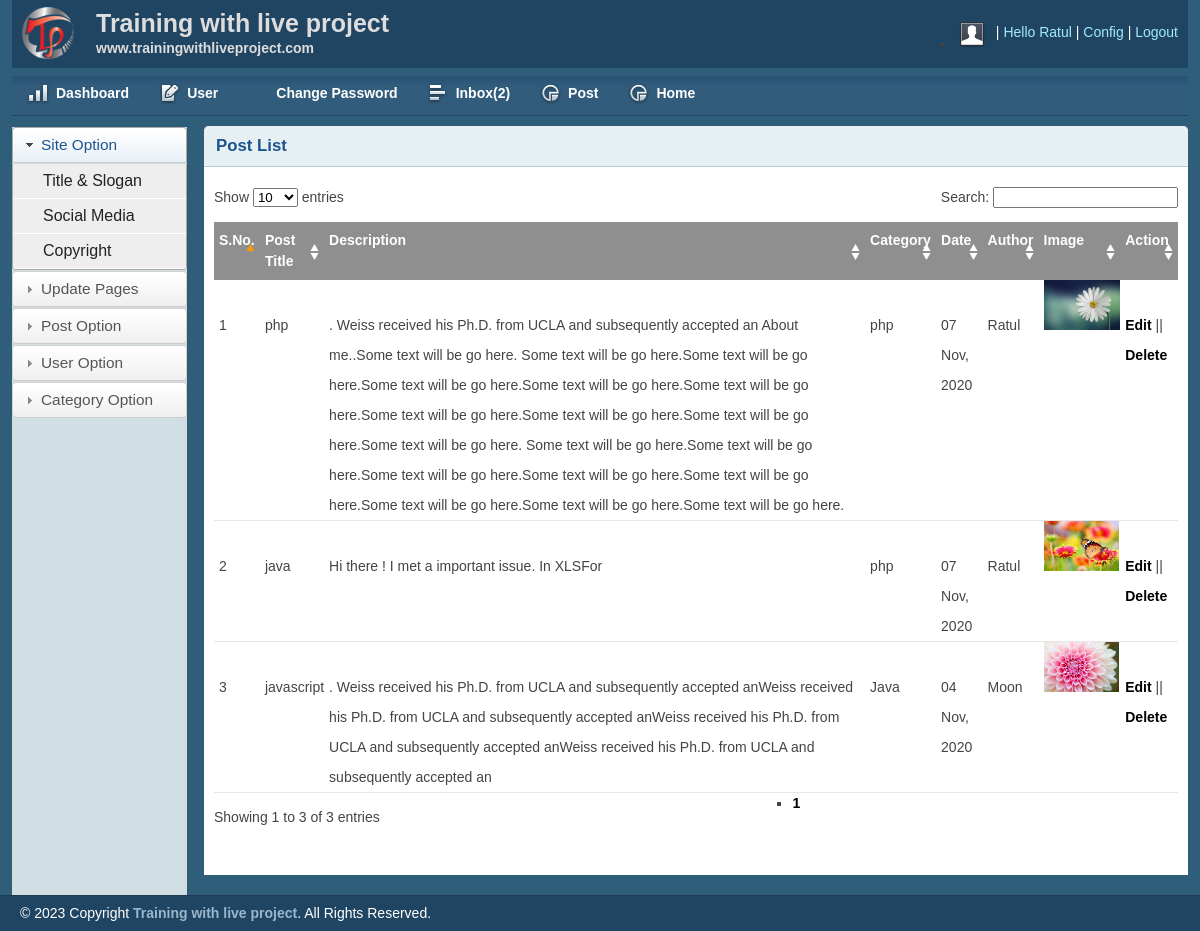
Screenshot of /admin/postlist.php (signed in) with the database file from the repository.
### tables this page shows
CREATE TABLE IF NOT EXISTS `post` (
  `post_id` int(11) NOT NULL AUTO_INCREMENT,
  `title` varchar(255) NOT NULL,
  `description` longtext NOT NULL,
  `category` varchar(255) NOT NULL,
  `post_date` varchar(255) NOT NULL,
  `author` int(255) NOT NULL,
  `post_img` varchar(255) NOT NULL,
  PRIMARY KEY (`post_id`)
);

CREATE TABLE IF NOT EXISTS `category` (
  `category_id` int(255) NOT NULL AUTO_INCREMENT,
  `category_name` varchar(255) NOT NULL,
  `post` int(255) NOT NULL DEFAULT '0',
  PRIMARY KEY (`category_id`)
);

CREATE TABLE IF NOT EXISTS `users` (
  `user_id` int(255) NOT NULL AUTO_INCREMENT,
  `first_name` varchar(255) NOT NULL,
  `last_name` varchar(255) NOT NULL,
  `username` varchar(255) NOT NULL,
  `password` varchar(255) NOT NULL,
  `role` int(11) NOT NULL,
  PRIMARY KEY (`user_id`)
);

### admin/postlist.php (the view, shortened to what this page needs)
<?php  include "header.php";?>
        <div class="grid_10">
            <div class="box round first grid">
                <h2>Post List</h2>
                <div class="block">
                  <?php
include 'config.php';
$limit=3;
if(isset($_GET['page'])){
$page_number=$_GET['page'];
}else{
  $page_number=1;
}
$offset=($page_number-1) * $limit;
if($_SESSION['role'] == '1') {
  $query="SELECT post.post_id,post.title,post.description,post.post_img,post.post_date,post.category,category.category_name,users.username FROM post
LEFT JOIN category ON post.category = category.category_id
LEFT JOIN users ON post.author = users.user_id
ORDER BY post.post_id DESC LIMIT {$offset},{$limit}";
         }
       $result=mysqli_query($conn,$query) or die("Query failed.");
$count=mysqli_num_rows($result);
if($count>0){
?>
            <table class="data display datatable" id="example">
					<thead>
						<tr>
              <th>S.No.</th>
							<th>Post Title</th>
              <th>Description</th>
							<th>Category</th>
							<th>Date</th>
							<th>Author</th>
							<th>Image</th>
							<th>Action</th>
						</tr>
					</thead>
					<tbody>
						<?php
$i=1;
while ($row = mysqli_fetch_assoc($result)) {
?>
						<tr class="odd gradeX">
                              <td class='id'><?php echo $i++ ?></td>
                              <td><?php echo $row['title'] ?></td>
                              <td><?php echo $row['description'] ?></td>
                              <td><?php echo $row['category_name'] ?></td>
                              <td><?php echo $row['post_date'] ?></td>
                              <td><?php echo $row['username'] ?></td>
                               <td><img height="50" src="upload/<?php echo $row['post_img'] ?>"></td>
                               <td><a href="update-post.php?id=<?php echo $row['post_id']; ?>">Edit</a> || <a onclick="return confirm('Are You Sure?')"href='delete-post.php?id=<?php echo $row['post_id'] ?>&catid=<?php echo $row['post_id'] ?>'>Delete</a></td>
						</tr>
						 <?php } ?>
					</tbody>
					 <?php } ?>
				</table>
        <?php
                  include 'config.php';
                  $query2="SELECT * FROM post";
                  $result2=mysqli_query($conn,$query2) or dir("Query failed.");
                  if(mysqli_num_rows($result2)){
                    $total_records=mysqli_num_rows($result2);
                    $total_page=ceil($total_records/$limit);
                    echo "<ul class='pagination admin-pagination'>";
                    for ($i=1; $i <=$total_page ; $i++) {
                      if($i == $page_number){
                        $active="active";
                      }else{
                        $active="";
                      }
                      echo '<li class='.$active.'><a href="postlist.php?page='.$i.'">'.$i.'</a></li>';
                    }
                }
                   ?>
               </div>
            </div>
        </div>
    </div>
    <div id="site_info">
      <p>
         &copy; <?php echo date("Y");?> Copyright <a href="http://trainingwithliveproject.com">Training with live project</a>. All Rights Reserved.
        </p>
    </div>
</body>
</html>

### admin/css/layout.css (style rules this page uses)
body { background: #fff none repeat scroll 0 0; color: #444; font-size: 14px; padding: 0; }
a { color: #000; font-weight:bold; text-decoration: none; }
h1, h2, h3, h4, h5, h6 { line-height:1.2em; margin-bottom:.3em; }
h2 { margin-top:1em; }
.box { background:#fff; margin-bottom:20px; padding:10px 10px 10px 10px; margin-left:-8px; }
.box.grid { padding-bottom:40px; }
.box.round { -moz-border-radius: 5px 5px 0px 0px; -webkit-border-radius: 5px 5px 0px 0px; border-radius: 5px 5px 0px 0px; }
.box h2 { font-size:1.2em; font-weight:bold; color:#1B548D; background:#E6F0F3; margin:-10px -10px 0 -10px; padding:10px 12px; border-bottom:1px solid #B3CBD6; -moz-border-radius: 5px 5px 0px 0px; -webkit-border-radius: 5px 5px 0px 0px; border-radius: 5px 5px 0px 0px; }
.box.first { min-height: 406px; }
.block { padding-top:20px; }
p { margin-bottom:1em; }
ul, ol { padding-top:0; }
#site_info { color:#fff; background:#204562; border-top:1px solid #1d3b53; padding-left:20px; }
#site_info p { line-height:35px; margin-bottom:0px; }
#site_info a { color:#9ab6cc; }
.block { padding-bottom:1px; }
table.display { margin: 0 auto; clear: both; width: 100%; }
.sorting_asc { background: #8f8f8f url(../img/table/sort_asc.png) no-repeat center right; padding:8px 5px; text-align:left; color:#fff; }
.sorting { background:#8f8f8f url(../img/table/sort_both.png) no-repeat center right; padding:8px 5px; text-align:left; color:#fff; }
tr.odd { height: 30px; line-height: 30px; border-bottom:1px solid #e6e6e6; }
tr.even { height: 30px; line-height: 30px; border-bottom:1px solid #e6e6e6; }
tr.odd td, tr.even td { padding-left:5px; }

### rows the page displays
post: title "php", description ". Weiss received his Ph.D. from UCLA and subsequently accepted an About me..Some text will be go here. Some text will be go here.Some text will be go here.Some text will be go here.Some text will be go here.Some text will be go here.Some text will be go here.Some text will be go here.Some text will be go here.Some text will be go here. Some text will be go here.Some text will be go here.Some text will be go here.Some text will be go here.Some text will be go here.Some text will be go here.Some text will be go here.Some text will be go here.", category.category_name "php", post_date "07 Nov, 2020", users.username "Ratul", post_img (picture)
post: title "java", description "Hi there ! I met a important issue. In XLSFor", category.category_name "php", post_date "07 Nov, 2020", users.username "Ratul", post_img (picture)
post: title "javascript", description ". Weiss received his Ph.D. from UCLA and subsequently accepted anWeiss received his Ph.D. from UCLA and subsequently accepted anWeiss received his Ph.D. from UCLA and subsequently accepted anWeiss received his Ph.D. from UCLA and subsequently accepted an", category.category_name "Java", post_date "04 Nov, 2020", users.username "Moon", post_img (picture)

### other values shown
$_SESSION['username'] "Ratul"
$count "2"
